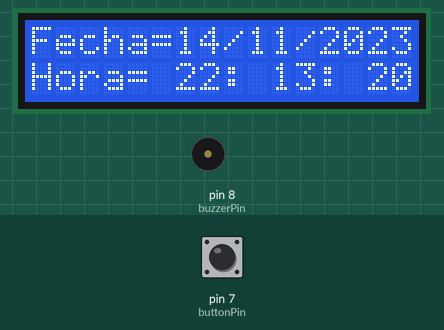
A sketch run on a simulated Arduino Uno, built with avr-gcc and run on an emulated ATmega328P. Parts: 16×2 character LCD, buzzer (waves = sounding, pin HIGH). The inputs (shaded band) are chosen by the test bench; at power-on: pin 7 (buttonPin) HIGH. The local clock reads 2024-03-15 10:24:30 at power-on unless the sketch sets it; what the sketch prints to the serial monitor is not drawn.

Above: at 0.1 s.
1.3 s: pin 7 (buttonPin) pulled LOW for 1 s
At 2.8 s:
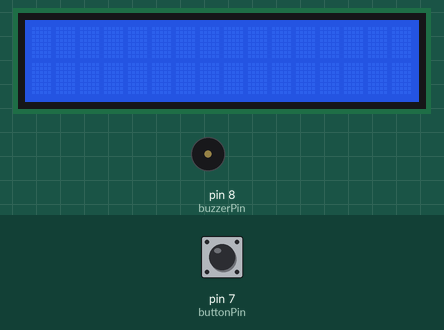
3.8 s: pin 7 (buttonPin) pulled LOW for 0.15 s
At 4.5 s:
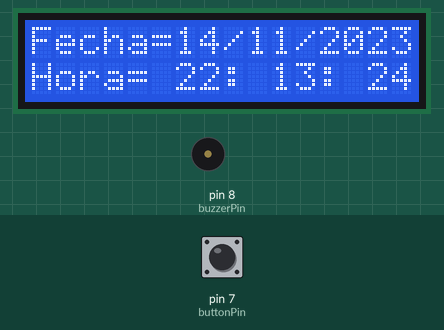
13.5 s: pin 7 (buttonPin) pulsed LOW 2 times (0.12 s each, 0.3 s apart)
Timing chart, 0 to 16.5 s (numbered marks = the images above; inputs shaded):
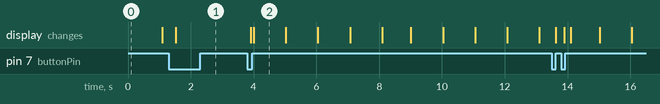

The sketch:

CodeArduino.ino
```cpp
#include <Wire.h>
#include <LiquidCrystal.h>
#include <ThreeWire.h>
#include <RtcDS1302.h>
#include <SoftwareSerial.h> // Include the SoftwareSerial library

// Configura el LCD
LiquidCrystal lcd(12, 11, 5, 4, 3, 2);

// Configura el RTC con los pines analógicos A1, A2 y A3
ThreeWire myWire(A1, A2, A3); // DAT, CLK, RST para DS1302
RtcDS1302<ThreeWire> Rtc(myWire);

// Define el pin del pulsador y variables para el control del estado
const int buttonPin = 7;
bool lcdOn = true;
bool lastButtonState = HIGH; // Estado anterior del pulsador
bool buttonPressed = false; // Estado de si el botón fue presionado
unsigned long lastDebounceTime = 0; // Tiempo del último cambio de estado
unsigned long debounceDelay = 50; // Retardo para el "debounce"

// Define el pin del buzzer
const int buzzerPin = 8;

// Define los pines para el módulo Bluetooth
SoftwareSerial bluetooth(9, 10); // RX, TX

// Variables para la configuración de alarmas (hasta 5 tratamientos)
const int maxTreatments = 5; // Máximo número de tratamientos
int alarmHour[maxTreatments] = {0, 0, 0, 0, 0};
int alarmMinute[maxTreatments] = {0, 0, 0, 0, 0};
int alarmFrequency[maxTreatments] = {0, 0, 0, 0, 0};
bool alarmActive[maxTreatments] = {false, false, false, false, false};

void setup() {
  // Configura la comunicación con el puerto serial
  Serial.begin(9600);

  // Inicializa la comunicación Bluetooth
  bluetooth.begin(9600);

  // Inicializa el LCD
  lcd.begin(16, 2);

  // Configura el pin del pulsador
  pinMode(buttonPin, INPUT_PULLUP); // Configura el pin como entrada con resistencia pull-up

  // Configura el pin del buzzer
  pinMode(buzzerPin, OUTPUT);

  // Inicializa el RTC
  Rtc.Begin();

  // Configura la fecha y hora inicial si es necesario
  RtcDateTime compiled = RtcDateTime(__DATE__, __TIME__);
  Rtc.SetDateTime(compiled);

  // Muestra la fecha actual en el LCD
  displayDate();
}

void loop() {
  // Lee el estado del pulsador
  int reading = digitalRead(buttonPin);

  // Detecta el cambio de estado del pulsador
  if (reading != lastButtonState) {
    lastDebounceTime = millis(); // Reinicia el temporizador de debounce
  }

  if ((millis() - lastDebounceTime) > debounceDelay) {
    // Si el estado del pulsador cambió
    if (reading != buttonPressed) {
      buttonPressed = reading; // Actualiza el estado del botón

      if (buttonPressed == LOW) { // Pulsador presionado (LOW porque se usa INPUT_PULLUP)
        lcdOn = !lcdOn; // Cambia el estado de la pantalla LCD
        if (lcdOn) {
          lcd.display(); // Enciende la pantalla LCD
          Serial.println("LCD Encendido");
          bluetooth.println("LCD Encendido"); // Envía al Bluetooth
        } else {
          lcd.noDisplay(); // Apaga la pantalla LCD
          Serial.println("LCD Apagado");
          bluetooth.println("LCD Apagado"); // Envía al Bluetooth
        }

        // Cambia el estado del buzzer si alguna alarma está activa
        for (int i = 0; i < maxTreatments; i++) {
          if (alarmActive[i]) {
            noTone(buzzerPin); // Detiene el buzzer si estaba activo
            alarmActive[i] = false;
            Serial.print("ALARMA DETENIDA para el tratamiento ");
            Serial.println(i + 1);
            bluetooth.print("ALARMA DETENIDA para el tratamiento ");
            bluetooth.println(i + 1); // Envía al Bluetooth
            displayDate(); // Muestra la fecha y hora después de detener la alarma
            setNextAlarm(i); // Configura la próxima alarma según la frecuencia
          }
        }
      }
    }
  }

  lastButtonState = reading; // Guarda el estado actual del pulsador

  // Actualiza la hora en el LCD, el monitor serial y Bluetooth si la pantalla está encendida
  if (lcdOn && !anyAlarmActive()) {
    updateLCD();
    updateSerial();
    updateBluetooth(); // Actualiza el Bluetooth con la fecha y hora actuales
  }

  // Verificar cada alarma
  RtcDateTime now = Rtc.GetDateTime();

  for (int i = 0; i < maxTreatments; i++) {
    if (now.Hour() == alarmHour[i] && now.Minute() == alarmMinute[i] && now.Second() == 0) {
      if (!alarmActive[i]) {
        Serial.print("ALARMA ACTIVADA para el tratamiento ");
        Serial.println(i + 1);
        bluetooth.print("ALARMA ACTIVADA para el tratamiento ");
        bluetooth.println(i + 1);
        alarmActive[i] = true;
        activateAlarm(i + 1); // Mostrar mensaje de alarma en el LCD
      }

      while (alarmActive[i]) {
        tone(buzzerPin, 1000);
        delay(500);

        if (digitalRead(buttonPin) == LOW) {
          noTone(buzzerPin);
          alarmActive[i] = false;
          Serial.print("ALARMA DETENIDA para el tratamiento ");
          Serial.println(i + 1);
          bluetooth.print("ALARMA DETENIDA para el tratamiento ");
          bluetooth.println(i + 1);
          displayDate();
          setNextAlarm(i); // Configura la próxima alarma según la frecuencia
        }
      }
    }
  }

  // Escucha los comandos del Bluetooth
  if (bluetooth.available()) {
    String receivedData = bluetooth.readStringUntil('\n');
    processReceivedData(receivedData);
  }

  delay(50); // Espera 50 milisegundos para mayor precisión
}

void displayDate() {
  RtcDateTime now = Rtc.GetDateTime();

  if (!now.IsValid()) {
    lcd.setCursor(0, 0);
    lcd.print("ERROR RTC");
    Serial.println("ERROR RTC");
    bluetooth.println("ERROR RTC"); // Envía al Bluetooth
    return;
  }

  lcd.setCursor(0, 0);
  lcd.print("Fecha=");
  lcd.print(now.Day() < 10 ? "0" : "");
  lcd.print(now.Day());
  lcd.print('/');
  lcd.print(now.Month() < 10 ? "0" : "");
  lcd.print(now.Month());
  lcd.print('/');
  lcd.print(now.Year());
}

void updateLCD() {
  RtcDateTime now = Rtc.GetDateTime();

  if (!now.IsValid()) {
    lcd.setCursor(0, 1);
    lcd.print("ERROR RTC");
    Serial.println("ERROR RTC");
    bluetooth.println("ERROR RTC"); // Envía al Bluetooth
    return;
  }

  lcd.setCursor(0, 1);
  lcd.print("                "); // 16 espacios para limpiar la línea

  lcd.setCursor(0, 1);
  lcd.print("Hora=");
  lcd.print(now.Hour() < 10 ? '0' : ' ');
  lcd.print(now.Hour());
  lcd.print(':');
  lcd.print(now.Minute() < 10 ? '0' : ' ');
  lcd.print(now.Minute());
  lcd.print(':');
  lcd.print(now.Second() < 10 ? '0' : ' ');
  lcd.print(now.Second());
}

void updateSerial() {
  RtcDateTime now = Rtc.GetDateTime();

  Serial.print("Fecha y Hora: ");
  Serial.print(now.Day());
  Serial.print('/');
  Serial.print(now.Month());
  Serial.print('/');
  Serial.print(now.Year());
  Serial.print(" ");
  Serial.print(now.Hour() < 10 ? '0' : ' ');
  Serial.print(now.Hour());
  Serial.print(':');
  Serial.print(now.Minute() < 10 ? '0' : ' ');
  Serial.print(now.Minute());
  Serial.print(':');
  Serial.print(now.Second() < 10 ? '0' : ' ');
  Serial.println(now.Second());
}

void updateBluetooth() {
  RtcDateTime now = Rtc.GetDateTime();

  bluetooth.print("Fecha y Hora: ");
  bluetooth.print(now.Day());
  bluetooth.print('/');
  bluetooth.print(now.Month());
  bluetooth.print('/');
  bluetooth.print(now.Year());
  bluetooth.print(" ");
  bluetooth.print(now.Hour() < 10 ? '0' : ' ');
  bluetooth.print(now.Hour());
  bluetooth.print(':');
  bluetooth.print(now.Minute() < 10 ? '0' : ' ');
  bluetooth.print(now.Minute());
  bluetooth.print(':');
  bluetooth.print(now.Second() < 10 ? '0' : ' ');
  bluetooth.println(now.Second());
}

void processReceivedData(String data) {
  Serial.println(data);

  // Separar los datos basados en las comas
  int separatorIndex = data.indexOf(',');
  if (separatorIndex == -1) return;

  String firstDoseTime = data.substring(0, separatorIndex);
  data = data.substring(separatorIndex + 1);

  separatorIndex = data.indexOf(',');
  if (separatorIndex == -1) return;

  String frequency = data.substring(0, separatorIndex);
  data = data.substring(separatorIndex + 1);

  separatorIndex = data.indexOf(',');
  if (separatorIndex == -1) return;

  String medicineName = data.substring(0, separatorIndex);
  data = data.substring(separatorIndex + 1);

  separatorIndex = data.indexOf(',');
  if (separatorIndex == -1) return;

  int treatmentNumber = data.substring(0, separatorIndex).toInt();
  if (treatmentNumber < 1 || treatmentNumber > maxTreatments) return; // Validar número de tratamiento

  data = data.substring(separatorIndex + 1);

  int dose = data.toInt();

  // Procesar la hora de la primera toma
  separatorIndex = firstDoseTime.indexOf(':');
  if (separatorIndex == -1) return;

  alarmHour[treatmentNumber - 1] = firstDoseTime.substring(0, separatorIndex).toInt();
  alarmMinute[treatmentNumber - 1] = firstDoseTime.substring(separatorIndex + 1).toInt();

  // Procesar la frecuencia en horas y minutos
  int freqHour = frequency.substring(0, 2).toInt();
  int freqMinute = frequency.substring(3, 5).toInt();
  alarmFrequency[treatmentNumber - 1] = freqHour * 60 + freqMinute;

  // Mostrar la alarma configurada
  Serial.print("Tratamiento ");
  Serial.print(treatmentNumber);
  Serial.print(": Alarma configurada a las ");
  Serial.print(alarmHour[treatmentNumber - 1]);
  Serial.print(":");
  Serial.print(alarmMinute[treatmentNumber - 1] < 10 ? "0" : "");
  Serial.print(alarmMinute[treatmentNumber - 1]);
  Serial.print(" con una frecuencia de ");
  Serial.print(freqHour);
  Serial.print(" horas y ");
  Serial.println(freqMinute);

  // Enviar la información de la alarma configurada al Bluetooth
  bluetooth.print("Tratamiento ");
  bluetooth.print(treatmentNumber);
  bluetooth.print(": Alarma configurada a las ");
  bluetooth.print(alarmHour[treatmentNumber - 1]);
  bluetooth.print(":");
  bluetooth.print(alarmMinute[treatmentNumber - 1] < 10 ? "0" : "");
  bluetooth.print(alarmMinute[treatmentNumber - 1]);
  bluetooth.print(" con una frecuencia de ");
  bluetooth.print(freqHour);
  bluetooth.print(" horas y ");
  bluetooth.println(freqMinute);
}

void activateAlarm(int treatmentNumber) {
  lcd.clear(); // Limpia la pantalla
  lcd.setCursor(0, 0);
  lcd.print("ALARMA ");
  lcd.print(treatmentNumber);
  lcd.print(" ACTIVADA!");
  lcd.setCursor(0, 1);
  lcd.print("Pulse el boton");
}

void setNextAlarm(int treatmentIndex) {
  alarmMinute[treatmentIndex] += alarmFrequency[treatmentIndex];
  if (alarmMinute[treatmentIndex] >= 60) {
    alarmMinute[treatmentIndex] -= 60;
    alarmHour[treatmentIndex]++;
    if (alarmHour[treatmentIndex] >= 24) {
      alarmHour[treatmentIndex] = 0;
    }
  }
}

bool anyAlarmActive() {
  for (int i = 0; i < maxTreatments; i++) {
    if (alarmActive[i]) {
      return true;
    }
  }
  return false;
}
```

Measured:
- after the input at 1.3 s, the display: changes after 0.21 s (image 1)
- after the input at 3.8 s, the display: first changes after 0.11 s (image 2 shows a later state)
- what the display in image 2 shows lasts 1.0 s, from 4.0 s to 5.0 s
